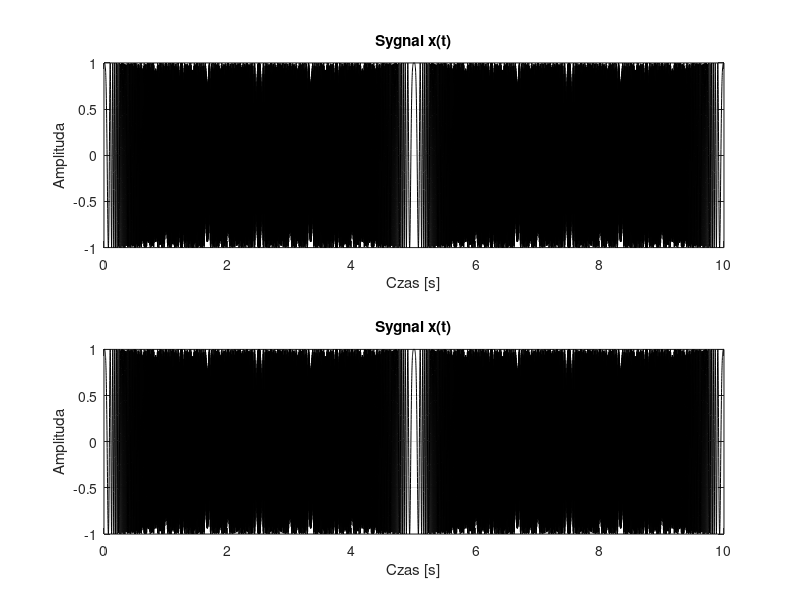

Here is the MATLAB script that generated this plot: (Note: this script raises an error after producing the figure.)
% cps_01_sinus.m
clear all; close all;
fpr=1000; Nx=10*fpr;                % parametry: czestotliwosc probkowania, liczba probek
dt = 1/fpr;                         % okres probkowania
n = 0 : Nx-1;                       % numery probek
t = dt*n;                           % chwile probkowania
A1=1; f1=1; p1=0;                    % sinusoida: amplituda, czestotliwosc, faza
%x1 = A1*sin(2*pi*f1 *t+p1);         % pierwszy skladnik sygnalu
df=200;
%x1 = A1*sin(2*pi*f1*df*t.^2 + p1);
%x1=cos(2*pi*(0*t+0.5*df*t.^2));
x1=exp(j*2*pi*(0*t+0.5*df*t.^2));


kol = 'k-';

subplot(2,1,1);
plot(t,x1,kol); grid; title('Sygnal x(t)'); xlabel('Czas [s]'); ylabel('Amplituda');
subplot(2,1,2);
plot(t,x1,kol); grid; title('Sygnal x(t)'); xlabel('Czas [s]'); ylabel('Amplituda');
spectrogram(x1,256,256-64,512,fpr);

%sound(x1,fpr);
